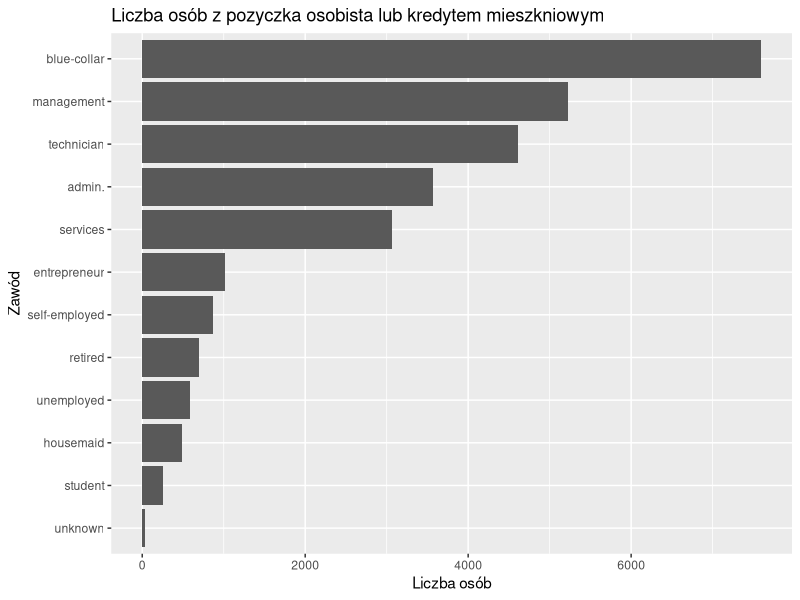
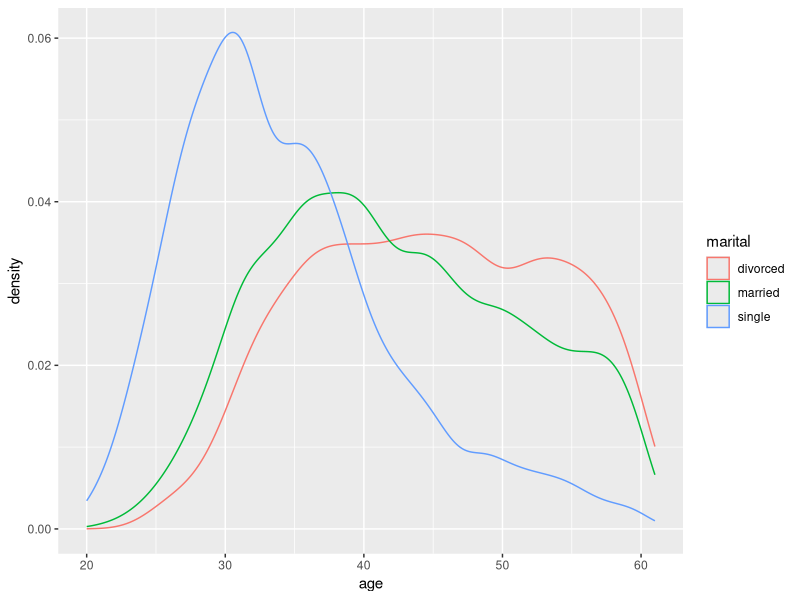
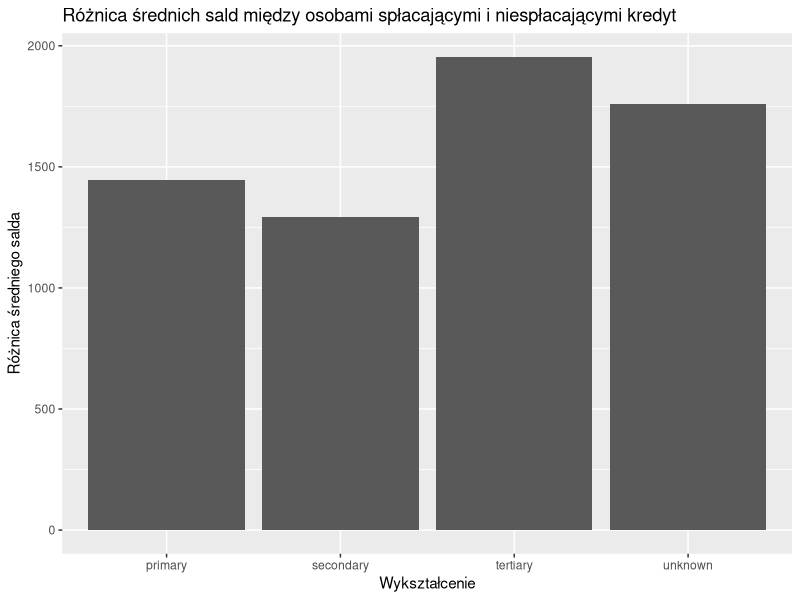
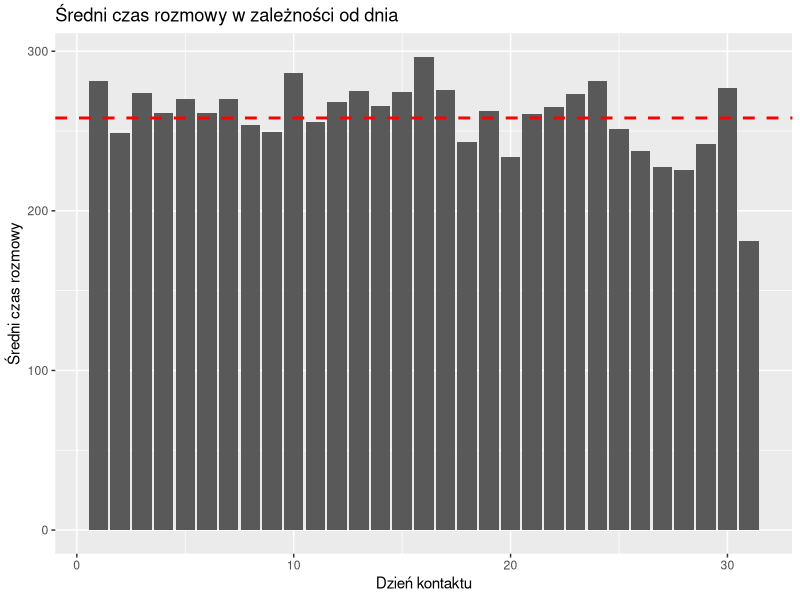
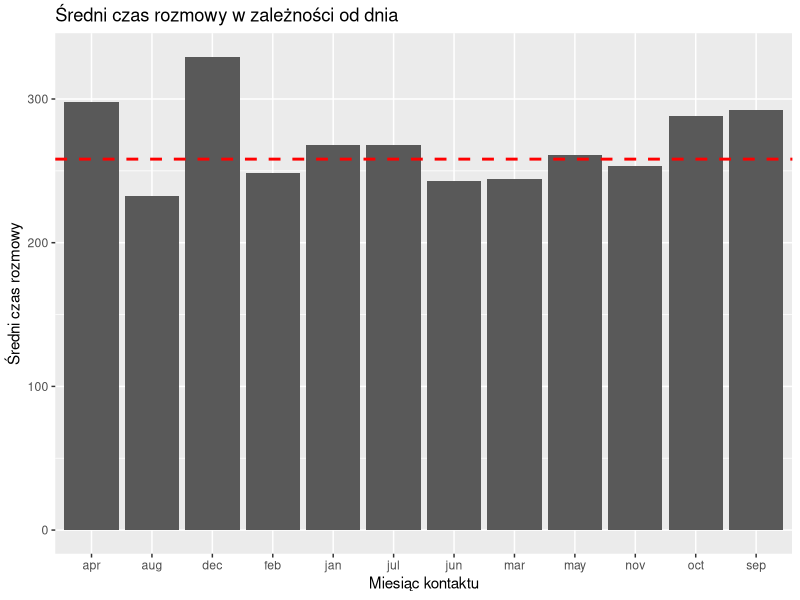
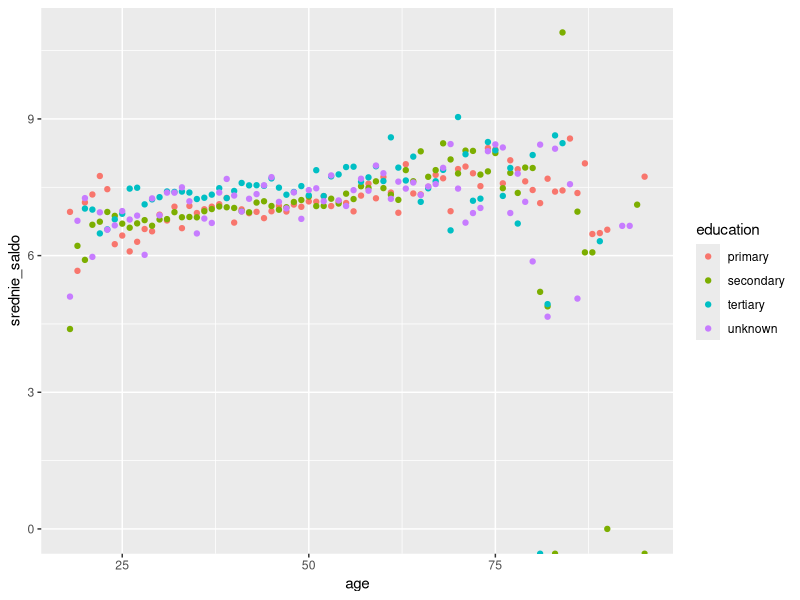
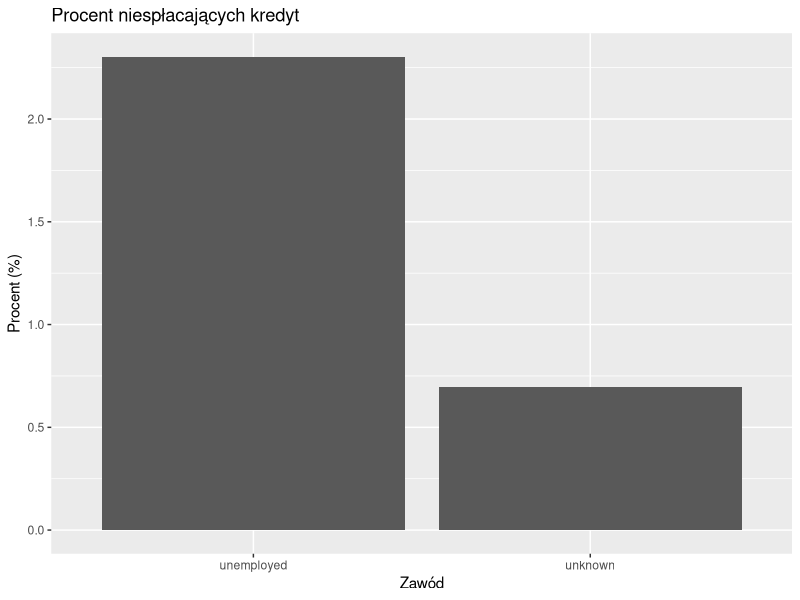
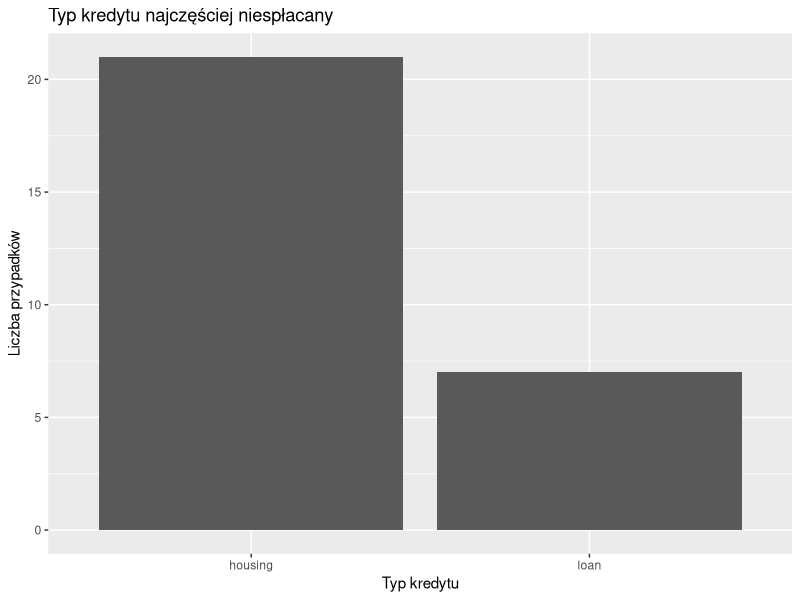

These figures' R source, in order:
## ---- chunk 1
knitr::opts_chunk$set(echo = TRUE)
library(dplyr)
library(ggplot2)
library(tidyr)
### Wczytanie danych
df <- read.csv("dane.csv")

## ---- chunk 2

# Tu umieść kod do wygenerowania odpowiedzi do zadania.
head(df)
df %>% 
  mutate(loan_or_housing = if_else(loan == "yes" | housing == "yes", "yes", "no")) %>% 
  filter(loan_or_housing == "yes") %>%  
  group_by(job) %>%  
  summarise(ilosc_osob = n()) %>%  
  ggplot(aes(x = reorder(job, ilosc_osob), y = ilosc_osob)) +  
  geom_col() +  
  coord_flip() +  
  labs(title = "Liczba osób z pozyczka osobista lub kredytem mieszkniowym",
       x = "Zawód", y = "Liczba osób")

## ---- chunk 3

# Tu umieść kod do wygenerowania odpowiedzi do zadania.
df %>% 
  filter(contact=="unknown") %>% 
  ggplot(aes(x=age, color=marital))+
  geom_density()
  
## ---- chunk 4

# Tu umieść kod do wygenerowania odpowiedzi do zadania.
df %>% 
  group_by(education, default) %>% 
  summarise(mean_balance=mean(balance, na.rm=TRUE)) %>% 
  pivot_wider(names_from = default, values_from = mean_balance) %>% 
  mutate(balance_difference = no-yes) %>% 
   ggplot(aes(x=education, y=balance_difference))+
  geom_col()+
  labs(title = "Różnica średnich sald między osobami spłacającymi i niespłacającymi kredyt",
       x = "Wykształcenie",
       y = "Różnica średniego salda")
 
  
## ---- chunk 5

# Tu umieść kod do wygenerowania odpowiedzi do zadania.
x <- mean(df$duration)
df %>% 
  group_by(day) %>% 
  summarise(sredni_czas_rozmowy=mean(duration)) %>% 
  ggplot(aes(x=day, y=sredni_czas_rozmowy))+
  geom_col()+
  geom_hline(yintercept = x, color = "red", linetype = "dashed", linewidth = 1)+
  labs(title = "Średni czas rozmowy w zależności od dnia",
       x = "Dzień kontaktu",
       y = "Średni czas rozmowy")
df %>% 
  group_by(month) %>% 
  summarise(sredni_czas_rozmowy=mean(duration)) %>% 
  ggplot(aes(x=month, y=sredni_czas_rozmowy))+
  geom_col()+
  geom_hline(yintercept = x, color = "red", linetype = "dashed", linewidth = 1)+
  labs(title = "Średni czas rozmowy w zależności od dnia",
       x = "Miesiąc kontaktu",
       y = "Średni czas rozmowy")
## ---- chunk 6

# Tu umieść kod do wygenerowania odpowiedzi do zadania.
df %>% 
  group_by(age, education) %>% 
  summarise(srednie_saldo = log(mean(balance))) %>% 
  ggplot(aes(x=age, y=srednie_saldo, color=education))+
  geom_point()
## ---- chunk 7

# Tu umieść kod do wygenerowania odpowiedzi do zadania.
df %>% 
  filter(job=="unemployed"|job=="unknown") %>% 
  group_by(job) %>% 
  summarise(
    total = n(),
    y= sum(default == "yes"),
    z = y / total * 100
  ) %>% 
  ggplot(aes(x = job, y = z)) +
  geom_col() +
  labs(title = "Procent niespłacających kredyt",
       x = "Zawód",
       y = "Procent (%)") 
  
df %>%
  filter(job=="unemployed"|job=="unknown") %>%
  filter(default=="yes") %>% 
  pivot_longer(cols = c(housing, loan),
               names_to = "credit_type",
               values_to = "credit_status") %>% 
  filter(credit_status=="yes") %>% 
  group_by(credit_type) %>% 
  summarise(ilosc = n()) %>% 
  ggplot(aes(x=credit_type, y= ilosc))+
  geom_col()+
  labs(title = "Typ kredytu najczęściej niespłacany",
       x = "Typ kredytu",
       y = "Liczba przypadków")
  
